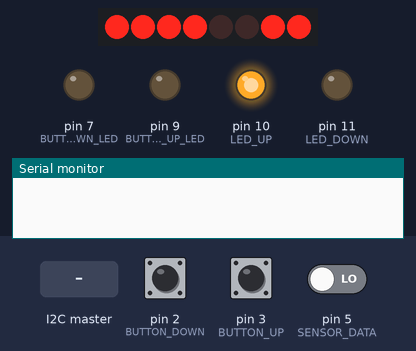
The sketch below on a simulated Arduino Uno, built with avr-gcc and run on an emulated ATmega328P. On the bench: 8 shift-register outputs drawn as a row of LEDs (first output left, lit = HIGH), output pins drawn as LEDs (lit = HIGH), the last lines printed to the serial monitor. Wiring (inferred from the names in the program): shift register (74HC595): data pin 8; shift clock pin 4; latch pin 6. Wiring (inferred from the signals the program sends): row of LEDs: on Q0, Q1, Q2, Q3, Q4, Q5, Q6, Q7. The inputs (shaded band) are chosen by the test bench; at power-on: pin 5 (SENSOR_DATA) LOW, pin 2 (BUTTON_DOWN) HIGH, pin 3 (BUTTON_UP) HIGH. Pins used as bus, display or sensor lines are not drawn.

Above: at 1.2 s.
1.3 s: the I2C master sends the byte 1
At 1.7 s:
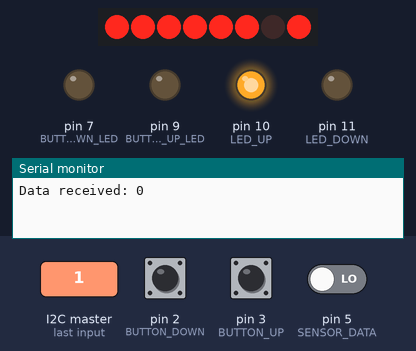
2.8 s: pin 5 (SENSOR_DATA) driven HIGH
At 4.0 s:
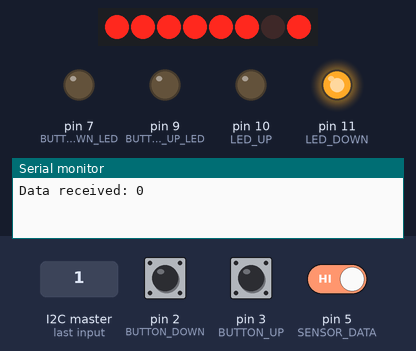
4.3 s: the I2C master sends the byte 2
5.8 s: pin 5 (SENSOR_DATA) driven LOW
At 6.3 s:
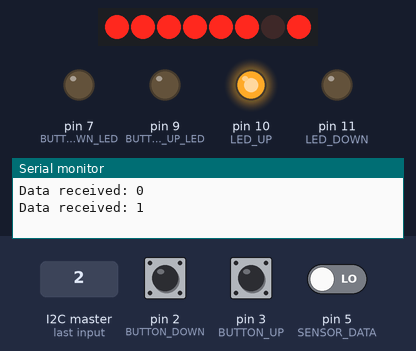
7.3 s: the I2C master sends the byte 0
Timing chart, 0 to 9.8 s (numbered marks = the images above; inputs shaded):
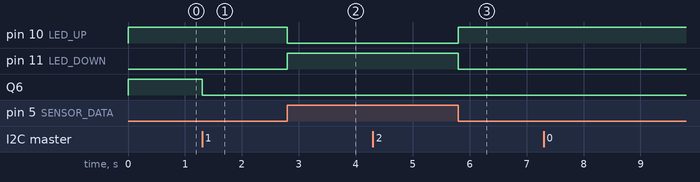

The sketch:

slave.ino
```cpp
#include <Wire.h>
#include "slave_constants.hpp"

static uint8_t current_floor = 6; // Used to determine which number to show on the 7-segment display.
static uint8_t destination_floor = 0;
static int8_t current_direction = STATIONARY; // Used to determine which indicator LED to turn on.

static bool lift_detected_by_sensor = false;
static bool down_button_pressed = false;
static bool up_button_pressed = false;

void setup() {

  Serial.begin(9600);

  pinMode(LATCH_PIN, OUTPUT);
  pinMode(CLOCK_PIN, OUTPUT);
  pinMode(DATA_PIN, OUTPUT);

  pinMode(SENSOR_DATA, INPUT);

  pinMode(BUTTON_UP, INPUT);
  pinMode(BUTTON_UP_LED, OUTPUT);
  pinMode(BUTTON_DOWN, INPUT);
  pinMode(BUTTON_DOWN_LED, OUTPUT);

  pinMode(LED_DOWN, OUTPUT);
  pinMode(LED_UP, OUTPUT);

  Wire.begin(I2C_ADDRESS);
  Wire.onReceive(receiveEvent);
  Wire.onRequest(on_data_request);

  TWAR = (I2C_ADDRESS << 1) | 1; //  Enable receiving broadcasts from master.

  cli();
  attachInterrupt(digitalPinToInterrupt(BUTTON_UP), button_up_interrupt, FALLING);
  attachInterrupt(digitalPinToInterrupt(BUTTON_DOWN), button_down_interrupt, FALLING);
  sei();

//  changeNumberDisplay(thisFloor);

//  digitalWrite(LED_UP, HIGH);
//  digitalWrite(LED_DOWN ,HIGH);
//  digitalWrite(BUTTON_UP_LED, HIGH);
//  digitalWrite(BUTTON_DOWN_LED, HIGH);

  // I2C_ADDRESS = 00000001
  // I2C << 1 = 00000010
  // I2C | 1 = 00000010 | 00000001 = 00000011

  change_number_display(3);

}

void loop() {
  //TODO implement cooldown for IR-read.
  // Als de lift gedetecteerd wordt, door de sensor, dan sturen we die data naar de machine-kamer.
  //    cout << "Lift detected..." << endl;
  if (read_ir_sensor()) {
    lift_detected_by_sensor = true;
    digitalWrite(LED_UP, LOW);
    digitalWrite(LED_DOWN, HIGH);
  } else {
    digitalWrite(LED_DOWN, LOW);
    digitalWrite(LED_UP, HIGH);
  }
}

/**
 * Verandert de output op de 7-segment display.
 */
void change_number_display(const int &newFloor) {
//  cout << "Setting display to: " << newFloor << endl;
  digitalWrite(LATCH_PIN, LOW);//Enable the shift register.
  shiftOut(DATA_PIN, CLOCK_PIN, LSBFIRST, DATA_ARRAY[newFloor]);//to show that elevator is on builder's floor.
  digitalWrite(LATCH_PIN, HIGH);//Upload the data from shift register to storage register.

}

/**
 * Verandert de interne waarde van currentFloor. Als de lift op deze etage stopt EN deze etage is de destination, dan zetten we de LED-knopjes en de richting-indicator uit.
 */
void set_current_floor(const int &new_floor) {
  current_floor = new_floor;
  change_number_display(new_floor);
  if (new_floor == THIS_FLOOR && THIS_FLOOR == destination_floor) {
//    set_indicator_led(GOING_UP);
    digitalWrite(BUTTON_DOWN_LED, LOW);
    digitalWrite(BUTTON_UP_LED, LOW);
  } else {
//    set_indicator_led(GOING_DOWN);
  }
}

/**
 * Berekent welke richting de liftkooi in beweegt.
 */
int calc_direction (const int &cFloor, const int &nFloor) {

  // Als de volgende etage kleiner is dan de huidige etage, dan beweegt de liftkooi omlaag, en vice versa.
  if (nFloor < cFloor) {
    return GOING_DOWN;
  } else if (nFloor > cFloor) {
    return GOING_UP;
  } else {
    return STATIONARY;
  }

}

/**
 * Zorgt ervoor dat de juiste richting in de currentDirection-variabele komt te staan.
 */
void set_destination_floor(const int &new_floor) {
  current_direction = calc_direction(current_floor, new_floor);
  set_indicator_led(current_direction);
  destination_floor = new_floor;
}

bool read_ir_sensor() {
  return digitalRead(SENSOR_DATA);
}

bool is_button_up_pressed() {
  return digitalRead(BUTTON_UP);
}

bool is_button_down_pressed() {
  return digitalRead(BUTTON_DOWN);
}

/**
 * Zet de juiste indicator-LEDs boven de lift-opening aan.
 */
void set_indicator_led(const int &cDirection) {
  switch (cDirection) {
    case GOING_UP:
      digitalWrite(LED_UP, HIGH);
      break;
    case GOING_DOWN:
      digitalWrite(LED_DOWN, HIGH);
      break;
    default:
      digitalWrite(LED_UP, LOW);
      digitalWrite(LED_DOWN, LOW);
  }
}

/**
 * Leest de broadcasts van de machine-kamer, en roept de juiste handle-functies aan.
 */
void receiveEvent(int sizeOfTransmission) {
  byte data = 255;
  while (Wire.available()) {
      data = Wire.read();
  }
  if (data == 255) return;
  process_transmission_data(data);
  Serial.print("Data received: ");
  Serial.println(data);
}

/**
 * Gebruikt de data om de interne functies aan te sturen.
 */
void process_transmission_data(byte &data) {

  bool functionIdentifier = data & 1;
  data  = data >> 1;
  if (functionIdentifier) {
    set_current_floor(data);
  } else {
    set_destination_floor(data);
  }

}

void on_data_request() {
  uint8_t data = THIS_FLOOR;
  data = data << 1;
  data += (lift_detected_by_sensor) ? 1 : 0;
  data = data << 1;
  data += (up_button_pressed) ? 1 : 0;
  data = data << 1;
  data += (down_button_pressed) ? 1 : 0;
  Wire.write(data);

  Serial.println("Data requested by master...");

  lift_detected_by_sensor = false;
  down_button_pressed = false;
  up_button_pressed = false;
}


void button_up_interrupt() {
  if (current_floor  != THIS_FLOOR) {
    up_button_pressed = true;
    digitalWrite(BUTTON_UP_LED, HIGH);
  }
}

void button_down_interrupt() {
  if (current_floor  != THIS_FLOOR) {
    down_button_pressed = true;
    digitalWrite(BUTTON_DOWN_LED, HIGH);
  }
}
```

slave_constants.hpp
```cpp
#pragma once

int8_t const GOING_DOWN = -1;
int8_t const STATIONARY = 0;
int8_t const GOING_UP = 1;

uint8_t const LATCH_PIN = 6;
uint8_t const CLOCK_PIN = 4;
uint8_t const DATA_PIN = 8;

uint8_t const SENSOR_DATA = 5;

uint8_t const BUTTON_DOWN = 2;
uint8_t const BUTTON_DOWN_LED = 7;
uint8_t const BUTTON_UP = 3;
uint8_t const BUTTON_UP_LED = 9;

uint8_t const LED_UP = 10;
uint8_t const LED_DOWN = 11;

uint8_t const I2C_ADDRESS = 20;

uint8_t const DATA_ARRAY[4] = {B11111101, B01100001, B11011011, B11110011};
uint8_t const THIS_FLOOR = I2C_ADDRESS % 20;
```

Measured:
- after the input at 1.3 s, Q6: HIGH → LOW at once
- after the input at 2.8 s, pin 10 (LED_UP): HIGH → LOW at once; pin 11 (LED_DOWN): LOW → HIGH at once
- after the input at 5.8 s, pin 10 (LED_UP): LOW → HIGH at once; pin 11 (LED_DOWN): HIGH → LOW at once
